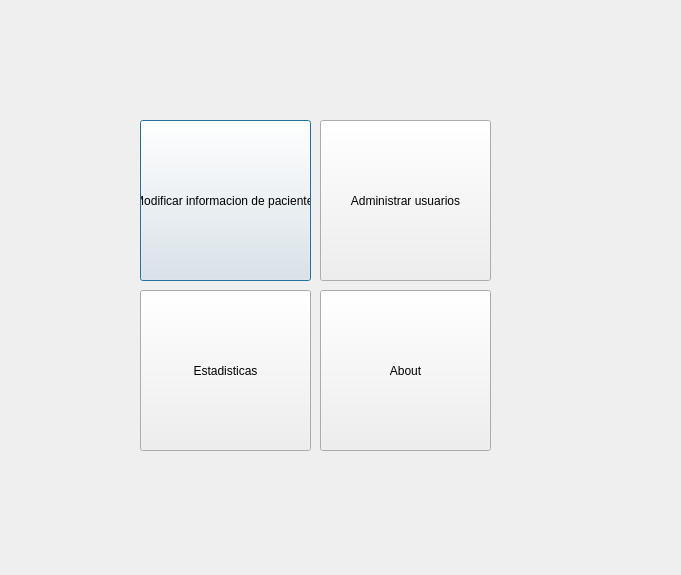
<?xml version="1.0" encoding="UTF-8"?>
<ui version="4.0">
 <class>Dialog</class>
 <widget class="QDialog" name="Dialog">
  <property name="geometry">
   <rect>
    <x>0</x>
    <y>0</y>
    <width>681</width>
    <height>575</height>
   </rect>
  </property>
  <property name="windowTitle">
   <string>Dialog</string>
  </property>
  <widget class="QPushButton" name="pb_modif">
   <property name="geometry">
    <rect>
     <x>140</x>
     <y>120</y>
     <width>171</width>
     <height>161</height>
    </rect>
   </property>
   <property name="text">
    <string>Modificar informacion de paciente </string>
   </property>
  </widget>
  <widget class="QPushButton" name="pushButton_2">
   <property name="geometry">
    <rect>
     <x>140</x>
     <y>290</y>
     <width>171</width>
     <height>161</height>
    </rect>
   </property>
   <property name="text">
    <string>Estadisticas</string>
   </property>
  </widget>
  <widget class="QPushButton" name="pb_admin_users">
   <property name="geometry">
    <rect>
     <x>320</x>
     <y>120</y>
     <width>171</width>
     <height>161</height>
    </rect>
   </property>
   <property name="text">
    <string>Administrar usuarios</string>
   </property>
  </widget>
  <widget class="QPushButton" name="pushButton_4">
   <property name="geometry">
    <rect>
     <x>320</x>
     <y>290</y>
     <width>171</width>
     <height>161</height>
    </rect>
   </property>
   <property name="text">
    <string>About</string>
   </property>
  </widget>
 </widget>
 <resources/>
 <connections/>
</ui>
